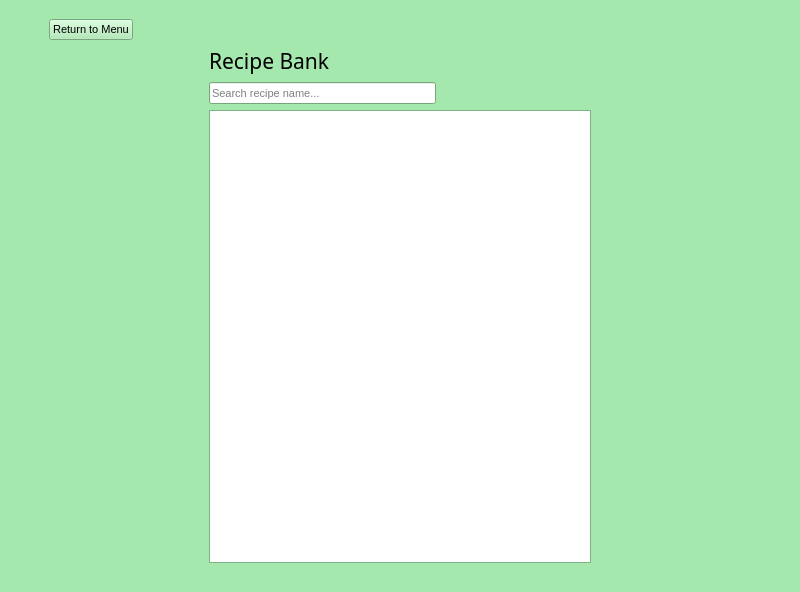
<?xml version="1.0" encoding="UTF-8"?>
<ui version="4.0">
 <class>MainWindow</class>
 <widget class="QMainWindow" name="MainWindow">
  <property name="geometry">
   <rect>
    <x>0</x>
    <y>0</y>
    <width>800</width>
    <height>592</height>
   </rect>
  </property>
  <property name="palette">
   <palette>
    <active>
     <colorrole role="WindowText">
      <brush brushstyle="SolidPattern">
       <color alpha="255">
        <red>0</red>
        <green>0</green>
        <blue>0</blue>
       </color>
      </brush>
     </colorrole>
     <colorrole role="Button">
      <brush brushstyle="SolidPattern">
       <color alpha="255">
        <red>165</red>
        <green>232</green>
        <blue>173</blue>
       </color>
      </brush>
     </colorrole>
     <colorrole role="Light">
      <brush brushstyle="SolidPattern">
       <color alpha="255">
        <red>255</red>
        <green>255</green>
        <blue>255</blue>
       </color>
      </brush>
     </colorrole>
     <colorrole role="Midlight">
      <brush brushstyle="SolidPattern">
       <color alpha="255">
        <red>210</red>
        <green>243</green>
        <blue>214</blue>
       </color>
      </brush>
     </colorrole>
     <colorrole role="Dark">
      <brush brushstyle="SolidPattern">
       <color alpha="255">
        <red>82</red>
        <green>116</green>
        <blue>86</blue>
       </color>
      </brush>
     </colorrole>
     <colorrole role="Mid">
      <brush brushstyle="SolidPattern">
       <color alpha="255">
        <red>110</red>
        <green>155</green>
        <blue>115</blue>
       </color>
      </brush>
     </colorrole>
     <colorrole role="Text">
      <brush brushstyle="SolidPattern">
       <color alpha="255">
        <red>0</red>
        <green>0</green>
        <blue>0</blue>
       </color>
      </brush>
     </colorrole>
     <colorrole role="BrightText">
      <brush brushstyle="SolidPattern">
       <color alpha="255">
        <red>255</red>
        <green>255</green>
        <blue>255</blue>
       </color>
      </brush>
     </colorrole>
     <colorrole role="ButtonText">
      <brush brushstyle="SolidPattern">
       <color alpha="255">
        <red>0</red>
        <green>0</green>
        <blue>0</blue>
       </color>
      </brush>
     </colorrole>
     <colorrole role="Base">
      <brush brushstyle="SolidPattern">
       <color alpha="255">
        <red>255</red>
        <green>255</green>
        <blue>255</blue>
       </color>
      </brush>
     </colorrole>
     <colorrole role="Window">
      <brush brushstyle="SolidPattern">
       <color alpha="255">
        <red>165</red>
        <green>232</green>
        <blue>173</blue>
       </color>
      </brush>
     </colorrole>
     <colorrole role="Shadow">
      <brush brushstyle="SolidPattern">
       <color alpha="255">
        <red>0</red>
        <green>0</green>
        <blue>0</blue>
       </color>
      </brush>
     </colorrole>
     <colorrole role="AlternateBase">
      <brush brushstyle="SolidPattern">
       <color alpha="255">
        <red>210</red>
        <green>243</green>
        <blue>214</blue>
       </color>
      </brush>
     </colorrole>
     <colorrole role="ToolTipBase">
      <brush brushstyle="SolidPattern">
       <color alpha="255">
        <red>255</red>
        <green>255</green>
        <blue>220</blue>
       </color>
      </brush>
     </colorrole>
     <colorrole role="ToolTipText">
      <brush brushstyle="SolidPattern">
       <color alpha="255">
        <red>0</red>
        <green>0</green>
        <blue>0</blue>
       </color>
      </brush>
     </colorrole>
    </active>
    <inactive>
     <colorrole role="WindowText">
      <brush brushstyle="SolidPattern">
       <color alpha="255">
        <red>0</red>
        <green>0</green>
        <blue>0</blue>
       </color>
      </brush>
     </colorrole>
     <colorrole role="Button">
      <brush brushstyle="SolidPattern">
       <color alpha="255">
        <red>165</red>
        <green>232</green>
        <blue>173</blue>
       </color>
      </brush>
     </colorrole>
     <colorrole role="Light">
      <brush brushstyle="SolidPattern">
       <color alpha="255">
        <red>255</red>
        <green>255</green>
        <blue>255</blue>
       </color>
      </brush>
     </colorrole>
     <colorrole role="Midlight">
      <brush brushstyle="SolidPattern">
       <color alpha="255">
        <red>210</red>
        <green>243</green>
        <blue>214</blue>
       </color>
      </brush>
     </colorrole>
     <colorrole role="Dark">
      <brush brushstyle="SolidPattern">
       <color alpha="255">
        <red>82</red>
        <green>116</green>
        <blue>86</blue>
       </color>
      </brush>
     </colorrole>
     <colorrole role="Mid">
      <brush brushstyle="SolidPattern">
       <color alpha="255">
        <red>110</red>
        <green>155</green>
        <blue>115</blue>
       </color>
      </brush>
     </colorrole>
     <colorrole role="Text">
      <brush brushstyle="SolidPattern">
       <color alpha="255">
        <red>0</red>
        <green>0</green>
        <blue>0</blue>
       </color>
      </brush>
     </colorrole>
     <colorrole role="BrightText">
      <brush brushstyle="SolidPattern">
       <color alpha="255">
        <red>255</red>
        <green>255</green>
        <blue>255</blue>
       </color>
      </brush>
     </colorrole>
     <colorrole role="ButtonText">
      <brush brushstyle="SolidPattern">
       <color alpha="255">
        <red>0</red>
        <green>0</green>
        <blue>0</blue>
       </color>
      </brush>
     </colorrole>
     <colorrole role="Base">
      <brush brushstyle="SolidPattern">
       <color alpha="255">
        <red>255</red>
        <green>255</green>
        <blue>255</blue>
       </color>
      </brush>
     </colorrole>
     <colorrole role="Window">
      <brush brushstyle="SolidPattern">
       <color alpha="255">
        <red>165</red>
        <green>232</green>
        <blue>173</blue>
       </color>
      </brush>
     </colorrole>
     <colorrole role="Shadow">
      <brush brushstyle="SolidPattern">
       <color alpha="255">
        <red>0</red>
        <green>0</green>
        <blue>0</blue>
       </color>
      </brush>
     </colorrole>
     <colorrole role="AlternateBase">
      <brush brushstyle="SolidPattern">
       <color alpha="255">
        <red>210</red>
        <green>243</green>
        <blue>214</blue>
       </color>
      </brush>
     </colorrole>
     <colorrole role="ToolTipBase">
      <brush brushstyle="SolidPattern">
       <color alpha="255">
        <red>255</red>
        <green>255</green>
        <blue>220</blue>
       </color>
      </brush>
     </colorrole>
     <colorrole role="ToolTipText">
      <brush brushstyle="SolidPattern">
       <color alpha="255">
        <red>0</red>
        <green>0</green>
        <blue>0</blue>
       </color>
      </brush>
     </colorrole>
    </inactive>
    <disabled>
     <colorrole role="WindowText">
      <brush brushstyle="SolidPattern">
       <color alpha="255">
        <red>82</red>
        <green>116</green>
        <blue>86</blue>
       </color>
      </brush>
     </colorrole>
     <colorrole role="Button">
      <brush brushstyle="SolidPattern">
       <color alpha="255">
        <red>165</red>
        <green>232</green>
        <blue>173</blue>
       </color>
      </brush>
     </colorrole>
     <colorrole role="Light">
      <brush brushstyle="SolidPattern">
       <color alpha="255">
        <red>255</red>
        <green>255</green>
        <blue>255</blue>
       </color>
      </brush>
     </colorrole>
     <colorrole role="Midlight">
      <brush brushstyle="SolidPattern">
       <color alpha="255">
        <red>210</red>
        <green>243</green>
        <blue>214</blue>
       </color>
      </brush>
     </colorrole>
     <colorrole role="Dark">
      <brush brushstyle="SolidPattern">
       <color alpha="255">
        <red>82</red>
        <green>116</green>
        <blue>86</blue>
       </color>
      </brush>
     </colorrole>
     <colorrole role="Mid">
      <brush brushstyle="SolidPattern">
       <color alpha="255">
        <red>110</red>
        <green>155</green>
        <blue>115</blue>
       </color>
      </brush>
     </colorrole>
     <colorrole role="Text">
      <brush brushstyle="SolidPattern">
       <color alpha="255">
        <red>82</red>
        <green>116</green>
        <blue>86</blue>
       </color>
      </brush>
     </colorrole>
     <colorrole role="BrightText">
      <brush brushstyle="SolidPattern">
       <color alpha="255">
        <red>255</red>
        <green>255</green>
        <blue>255</blue>
       </color>
      </brush>
     </colorrole>
     <colorrole role="ButtonText">
      <brush brushstyle="SolidPattern">
       <color alpha="255">
        <red>82</red>
        <green>116</green>
        <blue>86</blue>
       </color>
      </brush>
     </colorrole>
     <colorrole role="Base">
      <brush brushstyle="SolidPattern">
       <color alpha="255">
        <red>165</red>
        <green>232</green>
        <blue>173</blue>
       </color>
      </brush>
     </colorrole>
     <colorrole role="Window">
      <brush brushstyle="SolidPattern">
       <color alpha="255">
        <red>165</red>
        <green>232</green>
        <blue>173</blue>
       </color>
      </brush>
     </colorrole>
     <colorrole role="Shadow">
      <brush brushstyle="SolidPattern">
       <color alpha="255">
        <red>0</red>
        <green>0</green>
        <blue>0</blue>
       </color>
      </brush>
     </colorrole>
     <colorrole role="AlternateBase">
      <brush brushstyle="SolidPattern">
       <color alpha="255">
        <red>165</red>
        <green>232</green>
        <blue>173</blue>
       </color>
      </brush>
     </colorrole>
     <colorrole role="ToolTipBase">
      <brush brushstyle="SolidPattern">
       <color alpha="255">
        <red>255</red>
        <green>255</green>
        <blue>220</blue>
       </color>
      </brush>
     </colorrole>
     <colorrole role="ToolTipText">
      <brush brushstyle="SolidPattern">
       <color alpha="255">
        <red>0</red>
        <green>0</green>
        <blue>0</blue>
       </color>
      </brush>
     </colorrole>
    </disabled>
   </palette>
  </property>
  <property name="font">
   <font>
    <pointsize>8</pointsize>
   </font>
  </property>
  <property name="windowTitle">
   <string>Arugula Project - Recipe Bank</string>
  </property>
  <property name="windowIcon">
   <iconset>
    <normaloff>../images/Arugula.svg</normaloff>../images/Arugula.svg</iconset>
  </property>
  <widget class="QWidget" name="centralwidget">
   <layout class="QVBoxLayout" name="verticalLayout_2">
    <item>
     <spacer name="verticalSpacer">
      <property name="orientation">
       <enum>Qt::Vertical</enum>
      </property>
      <property name="sizeType">
       <enum>QSizePolicy::Maximum</enum>
      </property>
      <property name="sizeHint" stdset="0">
       <size>
        <width>20</width>
        <height>10</height>
       </size>
      </property>
     </spacer>
    </item>
    <item>
     <layout class="QHBoxLayout" name="horizontalLayout_2">
      <item>
       <spacer name="horizontalSpacer_3">
        <property name="orientation">
         <enum>Qt::Horizontal</enum>
        </property>
        <property name="sizeType">
         <enum>QSizePolicy::Maximum</enum>
        </property>
        <property name="sizeHint" stdset="0">
         <size>
          <width>40</width>
          <height>20</height>
         </size>
        </property>
       </spacer>
      </item>
      <item>
       <widget class="QPushButton" name="btnMainMenu">
        <property name="text">
         <string>Return to Menu</string>
        </property>
        <property name="icon">
         <iconset>
          <normaloff>../images/return.svg</normaloff>../images/return.svg</iconset>
        </property>
       </widget>
      </item>
      <item>
       <spacer name="horizontalSpacer_4">
        <property name="orientation">
         <enum>Qt::Horizontal</enum>
        </property>
        <property name="sizeHint" stdset="0">
         <size>
          <width>40</width>
          <height>20</height>
         </size>
        </property>
       </spacer>
      </item>
     </layout>
    </item>
    <item>
     <layout class="QHBoxLayout" name="horizontalLayout_3">
      <item>
       <spacer name="horizontalSpacer">
        <property name="orientation">
         <enum>Qt::Horizontal</enum>
        </property>
        <property name="sizeType">
         <enum>QSizePolicy::Preferred</enum>
        </property>
        <property name="sizeHint" stdset="0">
         <size>
          <width>200</width>
          <height>20</height>
         </size>
        </property>
       </spacer>
      </item>
      <item>
       <layout class="QVBoxLayout" name="verticalLayout">
        <item>
         <widget class="QLabel" name="lblRecipeBank">
          <property name="font">
           <font>
            <family>Budidaya</family>
            <pointsize>16</pointsize>
           </font>
          </property>
          <property name="text">
           <string>Recipe Bank</string>
          </property>
         </widget>
        </item>
        <item>
         <layout class="QHBoxLayout" name="horizontalLayout">
          <item>
           <widget class="QLineEdit" name="lineSearchBar">
            <property name="placeholderText">
             <string>Search recipe name...</string>
            </property>
            <property name="clearButtonEnabled">
             <bool>true</bool>
            </property>
           </widget>
          </item>
          <item>
           <widget class="QPushButton" name="btnSearch">
            <property name="toolTip">
             <string>Search</string>
            </property>
            <property name="text">
             <string/>
            </property>
            <property name="icon">
             <iconset>
              <normaloff>../images/magnifying-glass.svg</normaloff>../images/magnifying-glass.svg</iconset>
            </property>
            <property name="flat">
             <bool>true</bool>
            </property>
           </widget>
          </item>
          <item>
           <spacer name="horizontalSpacer_5">
            <property name="orientation">
             <enum>Qt::Horizontal</enum>
            </property>
            <property name="sizeType">
             <enum>QSizePolicy::Maximum</enum>
            </property>
            <property name="sizeHint" stdset="0">
             <size>
              <width>20</width>
              <height>20</height>
             </size>
            </property>
           </spacer>
          </item>
          <item>
           <widget class="QPushButton" name="btnAddRecipe">
            <property name="toolTip">
             <string>Add new recipe</string>
            </property>
            <property name="text">
             <string/>
            </property>
            <property name="icon">
             <iconset>
              <normaloff>../images/add_icon.svg</normaloff>../images/add_icon.svg</iconset>
            </property>
            <property name="flat">
             <bool>true</bool>
            </property>
           </widget>
          </item>
          <item>
           <widget class="QPushButton" name="btnDeleteRecipe">
            <property name="toolTip">
             <string>Delete selected recipe</string>
            </property>
            <property name="text">
             <string/>
            </property>
            <property name="icon">
             <iconset>
              <normaloff>../images/delete_icon.svg</normaloff>../images/delete_icon.svg</iconset>
            </property>
            <property name="flat">
             <bool>true</bool>
            </property>
           </widget>
          </item>
         </layout>
        </item>
        <item>
         <widget class="QListWidget" name="listWidget">
          <property name="alternatingRowColors">
           <bool>true</bool>
          </property>
         </widget>
        </item>
       </layout>
      </item>
      <item>
       <spacer name="horizontalSpacer_2">
        <property name="orientation">
         <enum>Qt::Horizontal</enum>
        </property>
        <property name="sizeType">
         <enum>QSizePolicy::Preferred</enum>
        </property>
        <property name="sizeHint" stdset="0">
         <size>
          <width>200</width>
          <height>20</height>
         </size>
        </property>
       </spacer>
      </item>
     </layout>
    </item>
    <item>
     <spacer name="verticalSpacer_2">
      <property name="orientation">
       <enum>Qt::Vertical</enum>
      </property>
      <property name="sizeType">
       <enum>QSizePolicy::Maximum</enum>
      </property>
      <property name="sizeHint" stdset="0">
       <size>
        <width>20</width>
        <height>20</height>
       </size>
      </property>
     </spacer>
    </item>
   </layout>
  </widget>
 </widget>
 <resources/>
 <connections/>
</ui>
